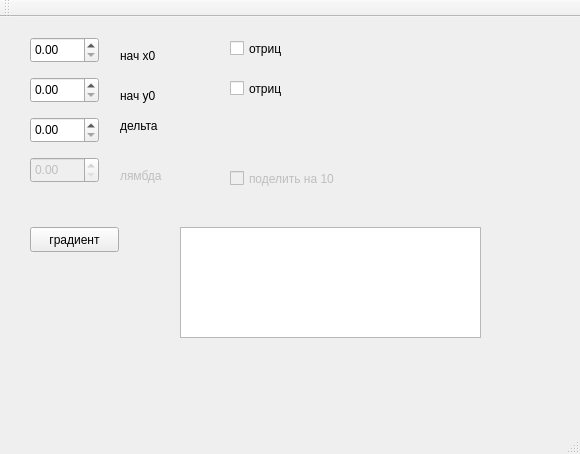
<?xml version="1.0" encoding="UTF-8"?>
<ui version="4.0">
 <class>MainWindow</class>
 <widget class="QMainWindow" name="MainWindow">
  <property name="geometry">
   <rect>
    <x>0</x>
    <y>0</y>
    <width>580</width>
    <height>454</height>
   </rect>
  </property>
  <property name="windowTitle">
   <string>Многомерная оптимизация</string>
  </property>
  <widget class="QWidget" name="centralWidget">
   <widget class="QCheckBox" name="checkBox">
    <property name="geometry">
     <rect>
      <x>230</x>
      <y>20</y>
      <width>92</width>
      <height>23</height>
     </rect>
    </property>
    <property name="text">
     <string>отриц</string>
    </property>
   </widget>
   <widget class="QCheckBox" name="checkBox_2">
    <property name="geometry">
     <rect>
      <x>230</x>
      <y>60</y>
      <width>92</width>
      <height>23</height>
     </rect>
    </property>
    <property name="text">
     <string>отриц</string>
    </property>
   </widget>
   <widget class="QDoubleSpinBox" name="doubleSpinBox">
    <property name="geometry">
     <rect>
      <x>30</x>
      <y>20</y>
      <width>69</width>
      <height>26</height>
     </rect>
    </property>
   </widget>
   <widget class="QDoubleSpinBox" name="doubleSpinBox_2">
    <property name="geometry">
     <rect>
      <x>30</x>
      <y>60</y>
      <width>69</width>
      <height>26</height>
     </rect>
    </property>
   </widget>
   <widget class="QPushButton" name="pushButton">
    <property name="geometry">
     <rect>
      <x>30</x>
      <y>210</y>
      <width>89</width>
      <height>25</height>
     </rect>
    </property>
    <property name="text">
     <string>градиент</string>
    </property>
   </widget>
   <widget class="QDoubleSpinBox" name="doubleSpinBox_3">
    <property name="geometry">
     <rect>
      <x>30</x>
      <y>100</y>
      <width>69</width>
      <height>26</height>
     </rect>
    </property>
   </widget>
   <widget class="QLabel" name="label">
    <property name="geometry">
     <rect>
      <x>120</x>
      <y>30</y>
      <width>67</width>
      <height>17</height>
     </rect>
    </property>
    <property name="text">
     <string>нач х0</string>
    </property>
   </widget>
   <widget class="QLabel" name="label_2">
    <property name="geometry">
     <rect>
      <x>120</x>
      <y>70</y>
      <width>67</width>
      <height>17</height>
     </rect>
    </property>
    <property name="text">
     <string>нач у0</string>
    </property>
   </widget>
   <widget class="QLabel" name="label_3">
    <property name="geometry">
     <rect>
      <x>120</x>
      <y>100</y>
      <width>67</width>
      <height>17</height>
     </rect>
    </property>
    <property name="text">
     <string>дельта</string>
    </property>
   </widget>
   <widget class="QTextEdit" name="textEdit">
    <property name="geometry">
     <rect>
      <x>180</x>
      <y>210</y>
      <width>301</width>
      <height>111</height>
     </rect>
    </property>
   </widget>
   <widget class="QDoubleSpinBox" name="doubleSpinBox_4">
    <property name="enabled">
     <bool>false</bool>
    </property>
    <property name="geometry">
     <rect>
      <x>30</x>
      <y>140</y>
      <width>69</width>
      <height>26</height>
     </rect>
    </property>
   </widget>
   <widget class="QLabel" name="label_4">
    <property name="enabled">
     <bool>false</bool>
    </property>
    <property name="geometry">
     <rect>
      <x>120</x>
      <y>150</y>
      <width>67</width>
      <height>17</height>
     </rect>
    </property>
    <property name="text">
     <string>лямбда</string>
    </property>
   </widget>
   <widget class="QCheckBox" name="checkBox_3">
    <property name="enabled">
     <bool>false</bool>
    </property>
    <property name="geometry">
     <rect>
      <x>230</x>
      <y>150</y>
      <width>131</width>
      <height>23</height>
     </rect>
    </property>
    <property name="text">
     <string>поделить на 10</string>
    </property>
   </widget>
  </widget>
  <widget class="QMenuBar" name="menuBar">
   <property name="geometry">
    <rect>
     <x>0</x>
     <y>0</y>
     <width>580</width>
     <height>22</height>
    </rect>
   </property>
  </widget>
  <widget class="QToolBar" name="mainToolBar">
   <attribute name="toolBarArea">
    <enum>TopToolBarArea</enum>
   </attribute>
   <attribute name="toolBarBreak">
    <bool>false</bool>
   </attribute>
  </widget>
  <widget class="QStatusBar" name="statusBar"/>
 </widget>
 <layoutdefault spacing="6" margin="11"/>
 <resources/>
 <connections/>
</ui>
